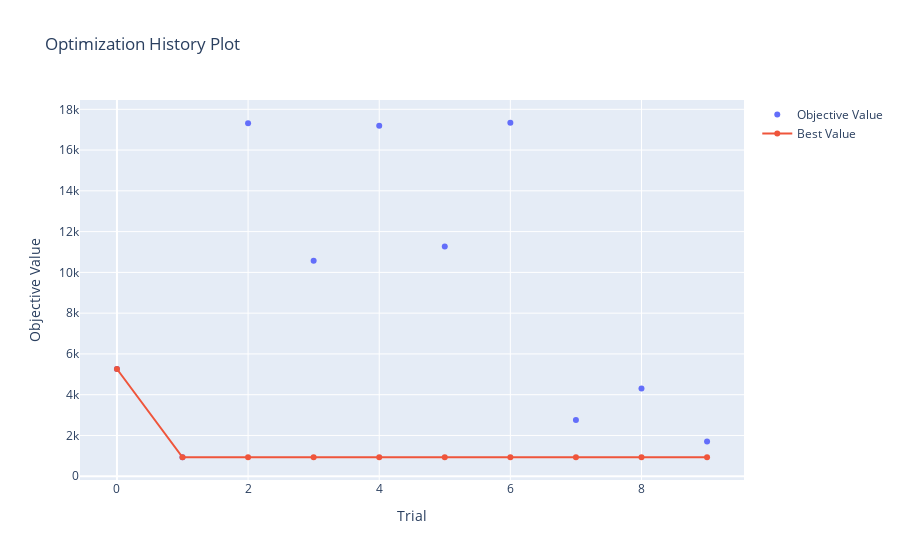

The cell this chart's notebook holds for it:
### Code cell
optuna.visualization.plot_optimization_history(study)

### Figure 1 — Plotly figure (JSON) as saved in the notebook; plotly's stock layout.template omitted (floating-point values rounded to 4 significant figures)
{"data": [{"mode": "markers", "name": "Objective Value", "type": "scatter", "x": [0, 1, 2, 3, 4, 5, 6, 7, 8, 9], "y": [5261.0, 931.2, 17310.0, 10570.0, 17190.0, 11270.0, 17340.0, 2758.0, 4303.0, 1699.0]}, {"name": "Best Value", "type": "scatter", "x": [0, 1, 2, 3, 4, 5, 6, 7, 8, 9], "y": [5261.0, 931.2, 931.2, 931.2, 931.2, 931.2, 931.2, 931.2, 931.2, 931.2]}], "layout": {"title": {"text": "Optimization History Plot"}, "xaxis": {"title": {"text": "Trial"}}, "yaxis": {"title": {"text": "Objective Value"}}}}
